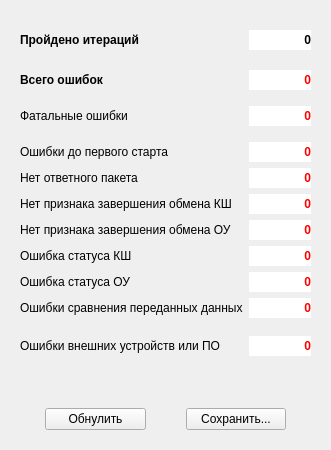
<?xml version="1.0" encoding="UTF-8"?>
<ui version="4.0">
 <class>TestAlienErr</class>
 <widget class="QWidget" name="TestAlienErr">
  <property name="geometry">
   <rect>
    <x>0</x>
    <y>0</y>
    <width>331</width>
    <height>450</height>
   </rect>
  </property>
  <property name="windowTitle">
   <string>Перебор чужих адресов. Статистика ошибок.</string>
  </property>
  <property name="windowIcon">
   <iconset resource="../tgca/tgca.qrc">
    <normaloff>:/pictogram/melee_green.png</normaloff>:/pictogram/melee_green.png</iconset>
  </property>
  <layout class="QGridLayout" name="gridLayout" columnstretch="3,1">
   <property name="leftMargin">
    <number>20</number>
   </property>
   <property name="topMargin">
    <number>30</number>
   </property>
   <property name="rightMargin">
    <number>20</number>
   </property>
   <property name="bottomMargin">
    <number>0</number>
   </property>
   <item row="4" column="1">
    <widget class="QLabel" name="errFatal">
     <property name="minimumSize">
      <size>
       <width>0</width>
       <height>20</height>
      </size>
     </property>
     <property name="font">
      <font>
       <weight>75</weight>
       <bold>true</bold>
      </font>
     </property>
     <property name="styleSheet">
      <string notr="true">color: rgb(255, 0, 0);
background-color: rgb(255, 255, 255);</string>
     </property>
     <property name="text">
      <string>0</string>
     </property>
     <property name="alignment">
      <set>Qt::AlignRight|Qt::AlignTrailing|Qt::AlignVCenter</set>
     </property>
    </widget>
   </item>
   <item row="9" column="1">
    <widget class="QLabel" name="errNoFinBC">
     <property name="minimumSize">
      <size>
       <width>0</width>
       <height>20</height>
      </size>
     </property>
     <property name="font">
      <font>
       <weight>75</weight>
       <bold>true</bold>
      </font>
     </property>
     <property name="styleSheet">
      <string notr="true">color: rgb(255, 0, 0);
background-color: rgb(255, 255, 255);</string>
     </property>
     <property name="text">
      <string>0</string>
     </property>
     <property name="alignment">
      <set>Qt::AlignRight|Qt::AlignTrailing|Qt::AlignVCenter</set>
     </property>
    </widget>
   </item>
   <item row="4" column="0">
    <widget class="QLabel" name="labelErrFatal">
     <property name="text">
      <string>Фатальные ошибки</string>
     </property>
    </widget>
   </item>
   <item row="13" column="1">
    <widget class="QLabel" name="errCompare">
     <property name="minimumSize">
      <size>
       <width>0</width>
       <height>20</height>
      </size>
     </property>
     <property name="font">
      <font>
       <weight>75</weight>
       <bold>true</bold>
      </font>
     </property>
     <property name="styleSheet">
      <string notr="true">color: rgb(255, 0, 0);
background-color: rgb(255, 255, 255);</string>
     </property>
     <property name="text">
      <string>0</string>
     </property>
     <property name="alignment">
      <set>Qt::AlignRight|Qt::AlignTrailing|Qt::AlignVCenter</set>
     </property>
    </widget>
   </item>
   <item row="12" column="0">
    <widget class="QLabel" name="label_7">
     <property name="text">
      <string>Ошибка статуса ОУ</string>
     </property>
    </widget>
   </item>
   <item row="12" column="1">
    <widget class="QLabel" name="errStatusRT">
     <property name="minimumSize">
      <size>
       <width>0</width>
       <height>20</height>
      </size>
     </property>
     <property name="font">
      <font>
       <weight>75</weight>
       <bold>true</bold>
      </font>
     </property>
     <property name="styleSheet">
      <string notr="true">color: rgb(255, 0, 0);
background-color: rgb(255, 255, 255);</string>
     </property>
     <property name="text">
      <string>0</string>
     </property>
     <property name="alignment">
      <set>Qt::AlignRight|Qt::AlignTrailing|Qt::AlignVCenter</set>
     </property>
    </widget>
   </item>
   <item row="6" column="0">
    <widget class="QLabel" name="label_14">
     <property name="text">
      <string>Ошибки до первого старта</string>
     </property>
    </widget>
   </item>
   <item row="6" column="1">
    <widget class="QLabel" name="errBefore">
     <property name="minimumSize">
      <size>
       <width>0</width>
       <height>20</height>
      </size>
     </property>
     <property name="font">
      <font>
       <weight>75</weight>
       <bold>true</bold>
      </font>
     </property>
     <property name="styleSheet">
      <string notr="true">color: rgb(255, 0, 0);
background-color: rgb(255, 255, 255);</string>
     </property>
     <property name="text">
      <string>0</string>
     </property>
     <property name="alignment">
      <set>Qt::AlignRight|Qt::AlignTrailing|Qt::AlignVCenter</set>
     </property>
    </widget>
   </item>
   <item row="13" column="0">
    <widget class="QLabel" name="label_8">
     <property name="text">
      <string>Ошибки сравнения переданных данных</string>
     </property>
    </widget>
   </item>
   <item row="16" column="0">
    <spacer name="verticalSpacer">
     <property name="orientation">
      <enum>Qt::Vertical</enum>
     </property>
     <property name="sizeHint" stdset="0">
      <size>
       <width>20</width>
       <height>40</height>
      </size>
     </property>
    </spacer>
   </item>
   <item row="10" column="0">
    <widget class="QLabel" name="label_13">
     <property name="text">
      <string>Нет признака завершения обмена ОУ</string>
     </property>
    </widget>
   </item>
   <item row="9" column="0">
    <widget class="QLabel" name="label_6">
     <property name="font">
      <font>
       <weight>50</weight>
       <bold>false</bold>
      </font>
     </property>
     <property name="text">
      <string>Нет признака завершения обмена КШ</string>
     </property>
    </widget>
   </item>
   <item row="7" column="0">
    <widget class="QLabel" name="label_4">
     <property name="text">
      <string>Нет ответного пакета</string>
     </property>
    </widget>
   </item>
   <item row="7" column="1">
    <widget class="QLabel" name="errNoSW">
     <property name="minimumSize">
      <size>
       <width>0</width>
       <height>20</height>
      </size>
     </property>
     <property name="font">
      <font>
       <weight>75</weight>
       <bold>true</bold>
      </font>
     </property>
     <property name="styleSheet">
      <string notr="true">color: rgb(255, 0, 0);
background-color: rgb(255, 255, 255);</string>
     </property>
     <property name="text">
      <string>0</string>
     </property>
     <property name="alignment">
      <set>Qt::AlignRight|Qt::AlignTrailing|Qt::AlignVCenter</set>
     </property>
    </widget>
   </item>
   <item row="10" column="1">
    <widget class="QLabel" name="errNoFinRT">
     <property name="minimumSize">
      <size>
       <width>0</width>
       <height>20</height>
      </size>
     </property>
     <property name="font">
      <font>
       <weight>75</weight>
       <bold>true</bold>
      </font>
     </property>
     <property name="styleSheet">
      <string notr="true">color: rgb(255, 0, 0);
background-color: rgb(255, 255, 255);</string>
     </property>
     <property name="text">
      <string>0</string>
     </property>
     <property name="alignment">
      <set>Qt::AlignRight|Qt::AlignTrailing|Qt::AlignVCenter</set>
     </property>
    </widget>
   </item>
   <item row="5" column="0">
    <widget class="QLabel" name="label_17">
     <property name="maximumSize">
      <size>
       <width>16777215</width>
       <height>4</height>
      </size>
     </property>
     <property name="text">
      <string/>
     </property>
    </widget>
   </item>
   <item row="11" column="1">
    <widget class="QLabel" name="errStatusBC">
     <property name="minimumSize">
      <size>
       <width>0</width>
       <height>20</height>
      </size>
     </property>
     <property name="font">
      <font>
       <weight>75</weight>
       <bold>true</bold>
      </font>
     </property>
     <property name="styleSheet">
      <string notr="true">color: rgb(255, 0, 0);
background-color: rgb(255, 255, 255);</string>
     </property>
     <property name="text">
      <string>0</string>
     </property>
     <property name="alignment">
      <set>Qt::AlignRight|Qt::AlignTrailing|Qt::AlignVCenter</set>
     </property>
    </widget>
   </item>
   <item row="1" column="0">
    <widget class="QLabel" name="label_9">
     <property name="maximumSize">
      <size>
       <width>16777215</width>
       <height>8</height>
      </size>
     </property>
     <property name="text">
      <string/>
     </property>
    </widget>
   </item>
   <item row="3" column="0">
    <widget class="QLabel" name="label_10">
     <property name="maximumSize">
      <size>
       <width>16777215</width>
       <height>4</height>
      </size>
     </property>
     <property name="text">
      <string/>
     </property>
    </widget>
   </item>
   <item row="2" column="1">
    <widget class="QLabel" name="totalErr">
     <property name="minimumSize">
      <size>
       <width>0</width>
       <height>20</height>
      </size>
     </property>
     <property name="font">
      <font>
       <weight>75</weight>
       <bold>true</bold>
      </font>
     </property>
     <property name="styleSheet">
      <string notr="true">color: rgb(255, 0, 0);
background-color: rgb(255, 255, 255);</string>
     </property>
     <property name="text">
      <string>0</string>
     </property>
     <property name="alignment">
      <set>Qt::AlignRight|Qt::AlignTrailing|Qt::AlignVCenter</set>
     </property>
    </widget>
   </item>
   <item row="0" column="1">
    <widget class="QLabel" name="totalIter">
     <property name="minimumSize">
      <size>
       <width>0</width>
       <height>20</height>
      </size>
     </property>
     <property name="font">
      <font>
       <weight>75</weight>
       <bold>true</bold>
      </font>
     </property>
     <property name="styleSheet">
      <string notr="true">background-color: rgb(255, 255, 255);</string>
     </property>
     <property name="text">
      <string>0</string>
     </property>
     <property name="alignment">
      <set>Qt::AlignRight|Qt::AlignTrailing|Qt::AlignVCenter</set>
     </property>
    </widget>
   </item>
   <item row="11" column="0">
    <widget class="QLabel" name="label_5">
     <property name="text">
      <string>Ошибка статуса КШ</string>
     </property>
    </widget>
   </item>
   <item row="17" column="0" colspan="2">
    <layout class="QHBoxLayout" name="horizontalLayout">
     <property name="spacing">
      <number>40</number>
     </property>
     <property name="leftMargin">
      <number>25</number>
     </property>
     <property name="topMargin">
      <number>20</number>
     </property>
     <property name="rightMargin">
      <number>25</number>
     </property>
     <property name="bottomMargin">
      <number>20</number>
     </property>
     <item>
      <widget class="QPushButton" name="toZero">
       <property name="text">
        <string>Обнулить</string>
       </property>
      </widget>
     </item>
     <item>
      <widget class="QPushButton" name="save">
       <property name="text">
        <string>Сохранить...</string>
       </property>
      </widget>
     </item>
    </layout>
   </item>
   <item row="2" column="0">
    <widget class="QLabel" name="label_2">
     <property name="font">
      <font>
       <weight>75</weight>
       <bold>true</bold>
      </font>
     </property>
     <property name="text">
      <string>Всего ошибок</string>
     </property>
    </widget>
   </item>
   <item row="0" column="0">
    <widget class="QLabel" name="label">
     <property name="font">
      <font>
       <weight>75</weight>
       <bold>true</bold>
      </font>
     </property>
     <property name="text">
      <string>Пройдено итераций</string>
     </property>
    </widget>
   </item>
   <item row="15" column="0">
    <widget class="QLabel" name="label_3">
     <property name="text">
      <string>Ошибки внешних устройств или ПО</string>
     </property>
    </widget>
   </item>
   <item row="14" column="0">
    <widget class="QLabel" name="label_11">
     <property name="maximumSize">
      <size>
       <width>16777215</width>
       <height>6</height>
      </size>
     </property>
     <property name="text">
      <string/>
     </property>
    </widget>
   </item>
   <item row="15" column="1">
    <widget class="QLabel" name="otherErr">
     <property name="minimumSize">
      <size>
       <width>0</width>
       <height>20</height>
      </size>
     </property>
     <property name="font">
      <font>
       <weight>75</weight>
       <bold>true</bold>
      </font>
     </property>
     <property name="styleSheet">
      <string notr="true">color: rgb(255, 0, 0);
background-color: rgb(255, 255, 255);
</string>
     </property>
     <property name="text">
      <string>0</string>
     </property>
     <property name="alignment">
      <set>Qt::AlignRight|Qt::AlignTrailing|Qt::AlignVCenter</set>
     </property>
    </widget>
   </item>
  </layout>
 </widget>
 <resources>
  <include location="../tgca/tgca.qrc"/>
 </resources>
 <connections/>
</ui>
